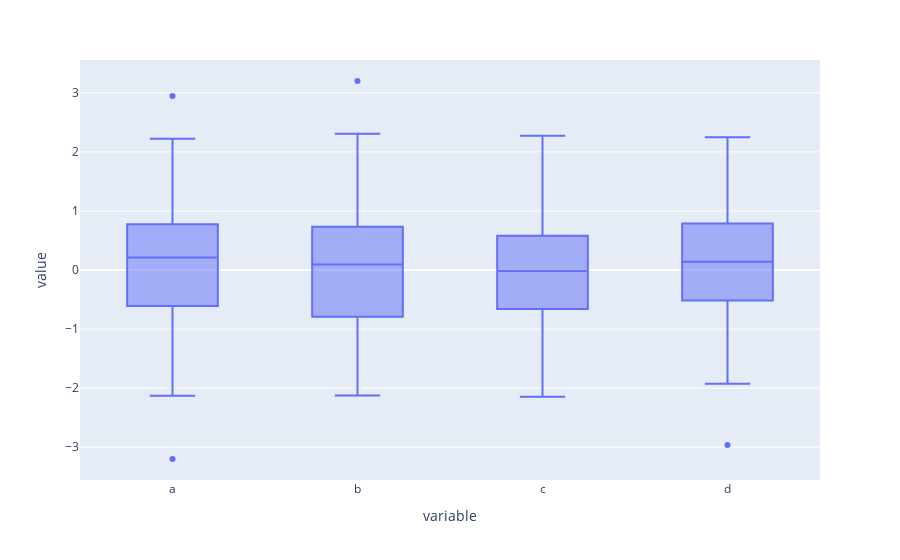

The code cell stored with this chart in its notebook:
### Code cell
fig = px.box(dataframe)
fig.show()

### Figure 1 — Plotly figure (JSON) as saved in the notebook; plotly's stock layout.template omitted (floating-point values rounded to 4 significant figures; data arrays with more than 128 entries replaced by an {"elided": "..."} marker saying what was removed)
{"data": [{"alignmentgroup": "True", "hovertemplate": "variable=%{x}<br>value=%{y}<extra></extra>", "legendgroup": "", "marker": {"color": "#636efa"}, "name": "", "notched": false, "offsetgroup": "", "orientation": "v", "showlegend": false, "type": "box", "x": {"elided": "400 str values"}, "x0": " ", "xaxis": "x", "y": {"elided": "400 float values"}, "y0": " ", "yaxis": "y"}], "layout": {"boxmode": "group", "legend": {"tracegroupgap": 0}, "margin": {"t": 60}, "xaxis": {"anchor": "y", "domain": [0, 1], "title": {"text": "variable"}}, "yaxis": {"anchor": "x", "domain": [0, 1], "title": {"text": "value"}}}}
